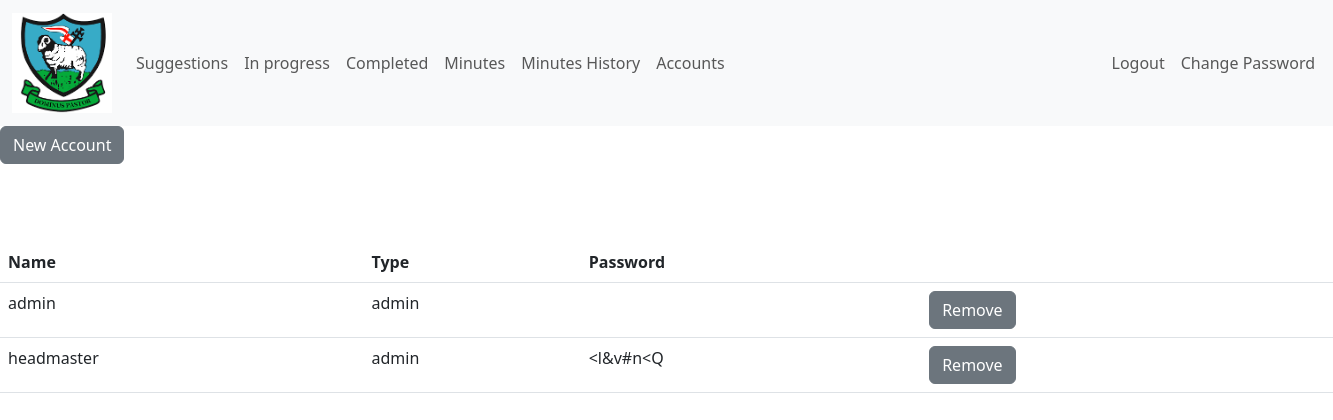
/accounts (signed in), run on the app's committed database.
### tables this page shows
CREATE TABLE "Accounts" (
	"ID"	INTEGER NOT NULL UNIQUE,
	"Name"	TEXT NOT NULL,
	"Username"	TEXT NOT NULL UNIQUE,
	"Password"	TEXT NOT NULL,
	"PasswordType"	TEXT NOT NULL,
	"AccountType"	TEXT NOT NULL,
	PRIMARY KEY("ID")
);

### app.py (the view, shortened to what this page needs)
@app.route('/accounts', methods = ['GET', 'POST'])
@login_required
@admin_required
def accounts():
    if request.method == 'GET':
        with sqlite3.connect('suggestions.db') as con:
            cur = con.cursor()
            users = cur.execute('SELECT ID, Name, AccountType, PasswordType, Password FROM Accounts').fetchall()
        return render_template('accounts.html', users=users)

### app.py (called while the page is built)
@login_manager.user_loader
def load_user(user_id):
    return User(user_id)

def admin_required(f):
    @wraps(f)
    def decorated_function(*args, **kwargs):
        if session.get('admin') is None:
            return redirect('/suggestions')
        return f(*args, **kwargs)
    return decorated_function

### templates/accounts.html (shortened to what this page needs)
{% extends 'admin.html' %}
{% block body %}
<td><button type="button" class="btn btn-secondary" id="new-account">New Account</button></td>
<table class="table" style='position: relative; top: 40px'>
    <thead>
      <tr>
        <th scope="col">Name</th>
        <th scope="col">Type</th>
        <th scope="col">Password</th>
        <th scope="col"></th>
      </tr>
    </thead>
    <tbody>
      <tr>
        {% for user in users %}
        <td>{{ user[1] }}</td>
        <td>{{ user[2] }}</td>
        <td>{% if user[3] == 'UNHASHED' %} {{ user[4] }} {% endif %}</td>
        <td>
          <form method="Post" action="/delete">
            <button type="submit" class="btn btn-secondary" id="remove">Remove</button>
          </form>
        </td>
      </tr>
      {% endfor %}
    </tbody>
  </table>
{% endblock %}

### data on the page
Accounts: Name "admin", AccountType "admin"
Accounts: Name "headmaster", AccountType "admin", Password "<l&v#n<Q"
